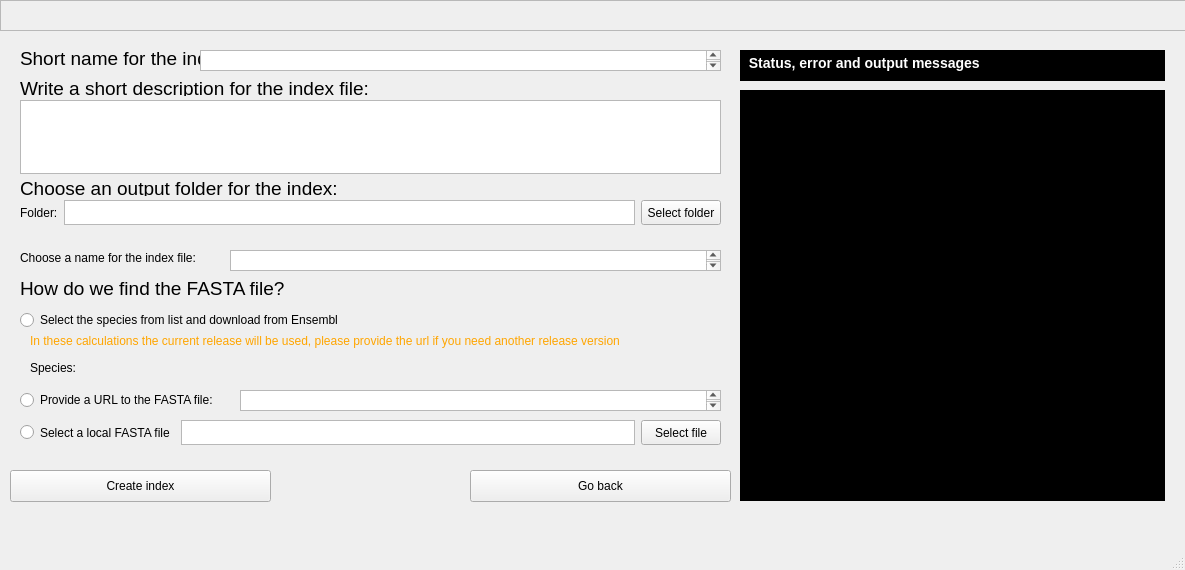
<?xml version="1.0" encoding="UTF-8"?>
<ui version="4.0">
 <class>indexCalculation</class>
 <widget class="QMainWindow" name="indexCalculation">
  <property name="geometry">
   <rect>
    <x>0</x>
    <y>0</y>
    <width>1185</width>
    <height>570</height>
   </rect>
  </property>
  <property name="minimumSize">
   <size>
    <width>1185</width>
    <height>570</height>
   </size>
  </property>
  <property name="maximumSize">
   <size>
    <width>1185</width>
    <height>570</height>
   </size>
  </property>
  <property name="windowTitle">
   <string>MainWindow</string>
  </property>
  <widget class="QWidget" name="centralwidget">
   <widget class="QLabel" name="label_8">
    <property name="geometry">
     <rect>
      <x>20</x>
      <y>180</y>
      <width>331</width>
      <height>16</height>
     </rect>
    </property>
    <property name="font">
     <font>
      <pointsize>14</pointsize>
     </font>
    </property>
    <property name="text">
     <string>Choose an output folder for the index:</string>
    </property>
   </widget>
   <widget class="QLabel" name="label_3">
    <property name="geometry">
     <rect>
      <x>30</x>
      <y>360</y>
      <width>59</width>
      <height>16</height>
     </rect>
    </property>
    <property name="text">
     <string>Species:</string>
    </property>
   </widget>
   <widget class="QLabel" name="warning">
    <property name="geometry">
     <rect>
      <x>30</x>
      <y>330</y>
      <width>751</width>
      <height>21</height>
     </rect>
    </property>
    <property name="styleSheet">
     <string notr="true">color: orange;</string>
    </property>
    <property name="text">
     <string>In these calculations the current release will be used, please provide the url if you need another release version</string>
    </property>
   </widget>
   <widget class="QRadioButton" name="urlChoice">
    <property name="geometry">
     <rect>
      <x>20</x>
      <y>390</y>
      <width>211</width>
      <height>20</height>
     </rect>
    </property>
    <property name="text">
     <string>Provide a URL to the FASTA file:</string>
    </property>
    <attribute name="buttonGroup">
     <string notr="true">indexSelectionButtonGroup</string>
    </attribute>
   </widget>
   <widget class="QLabel" name="label_10">
    <property name="geometry">
     <rect>
      <x>20</x>
      <y>250</y>
      <width>271</width>
      <height>16</height>
     </rect>
    </property>
    <property name="text">
     <string>Choose a name for the index file:</string>
    </property>
   </widget>
   <widget class="QWidget" name="layoutWidget">
    <property name="geometry">
     <rect>
      <x>20</x>
      <y>200</y>
      <width>701</width>
      <height>37</height>
     </rect>
    </property>
    <layout class="QHBoxLayout" name="horizontalLayout_3">
     <property name="sizeConstraint">
      <enum>QLayout::SetMaximumSize</enum>
     </property>
     <item>
      <widget class="QLabel" name="label_9">
       <property name="maximumSize">
        <size>
         <width>16777215</width>
         <height>25</height>
        </size>
       </property>
       <property name="text">
        <string>Folder:</string>
       </property>
      </widget>
     </item>
     <item>
      <widget class="QTextEdit" name="indexFolderField">
       <property name="maximumSize">
        <size>
         <width>750</width>
         <height>25</height>
        </size>
       </property>
      </widget>
     </item>
     <item>
      <widget class="QPushButton" name="indexFolderButton">
       <property name="maximumSize">
        <size>
         <width>300</width>
         <height>25</height>
        </size>
       </property>
       <property name="text">
        <string>Select folder</string>
       </property>
      </widget>
     </item>
    </layout>
   </widget>
   <widget class="QWidget" name="gridLayoutWidget">
    <property name="geometry">
     <rect>
      <x>90</x>
      <y>360</y>
      <width>160</width>
      <height>21</height>
     </rect>
    </property>
    <layout class="QGridLayout" name="speciesGrid"/>
   </widget>
   <widget class="QTextEdit" name="urlDirectory">
    <property name="geometry">
     <rect>
      <x>240</x>
      <y>390</y>
      <width>481</width>
      <height>21</height>
     </rect>
    </property>
   </widget>
   <widget class="QRadioButton" name="speciesChoice">
    <property name="geometry">
     <rect>
      <x>20</x>
      <y>310</y>
      <width>701</width>
      <height>20</height>
     </rect>
    </property>
    <property name="minimumSize">
     <size>
      <width>701</width>
      <height>20</height>
     </size>
    </property>
    <property name="maximumSize">
     <size>
      <width>701</width>
      <height>20</height>
     </size>
    </property>
    <property name="text">
     <string>Select the species from list and download from Ensembl</string>
    </property>
    <attribute name="buttonGroup">
     <string notr="true">indexSelectionButtonGroup</string>
    </attribute>
   </widget>
   <widget class="QLabel" name="label_2">
    <property name="geometry">
     <rect>
      <x>20</x>
      <y>280</y>
      <width>361</width>
      <height>16</height>
     </rect>
    </property>
    <property name="font">
     <font>
      <pointsize>14</pointsize>
     </font>
    </property>
    <property name="text">
     <string>How do we find the FASTA file?</string>
    </property>
   </widget>
   <widget class="QWidget" name="layoutWidget_2">
    <property name="geometry">
     <rect>
      <x>20</x>
      <y>420</y>
      <width>701</width>
      <height>41</height>
     </rect>
    </property>
    <layout class="QHBoxLayout" name="horizontalLayout">
     <property name="sizeConstraint">
      <enum>QLayout::SetMaximumSize</enum>
     </property>
     <item>
      <widget class="QRadioButton" name="fileChoice">
       <property name="maximumSize">
        <size>
         <width>16777215</width>
         <height>25</height>
        </size>
       </property>
       <property name="text">
        <string>Select a local FASTA file</string>
       </property>
       <attribute name="buttonGroup">
        <string notr="true">indexSelectionButtonGroup</string>
       </attribute>
      </widget>
     </item>
     <item>
      <widget class="QTextEdit" name="fastaFile">
       <property name="maximumSize">
        <size>
         <width>750</width>
         <height>25</height>
        </size>
       </property>
      </widget>
     </item>
     <item>
      <widget class="QPushButton" name="fastaFileSelect">
       <property name="maximumSize">
        <size>
         <width>16777215</width>
         <height>25</height>
        </size>
       </property>
       <property name="text">
        <string>Select file</string>
       </property>
      </widget>
     </item>
    </layout>
   </widget>
   <widget class="QTextEdit" name="indexFileName">
    <property name="geometry">
     <rect>
      <x>230</x>
      <y>250</y>
      <width>491</width>
      <height>21</height>
     </rect>
    </property>
   </widget>
   <widget class="QPushButton" name="cancel">
    <property name="geometry">
     <rect>
      <x>470</x>
      <y>470</y>
      <width>261</width>
      <height>32</height>
     </rect>
    </property>
    <property name="text">
     <string>Go back</string>
    </property>
   </widget>
   <widget class="QPushButton" name="calculateIndex">
    <property name="geometry">
     <rect>
      <x>10</x>
      <y>470</y>
      <width>261</width>
      <height>32</height>
     </rect>
    </property>
    <property name="text">
     <string>Create index</string>
    </property>
   </widget>
   <widget class="QTextEdit" name="statusField">
    <property name="enabled">
     <bool>true</bool>
    </property>
    <property name="geometry">
     <rect>
      <x>740</x>
      <y>90</y>
      <width>425</width>
      <height>411</height>
     </rect>
    </property>
    <property name="maximumSize">
     <size>
      <width>425</width>
      <height>425</height>
     </size>
    </property>
    <property name="font">
     <font>
      <pointsize>11</pointsize>
     </font>
    </property>
    <property name="styleSheet">
     <string notr="true">background-color:black;</string>
    </property>
    <property name="verticalScrollBarPolicy">
     <enum>Qt::ScrollBarAsNeeded</enum>
    </property>
    <property name="horizontalScrollBarPolicy">
     <enum>Qt::ScrollBarAsNeeded</enum>
    </property>
   </widget>
   <widget class="QTextEdit" name="textEdit_2">
    <property name="enabled">
     <bool>false</bool>
    </property>
    <property name="geometry">
     <rect>
      <x>740</x>
      <y>50</y>
      <width>425</width>
      <height>31</height>
     </rect>
    </property>
    <property name="maximumSize">
     <size>
      <width>425</width>
      <height>16777215</height>
     </size>
    </property>
    <property name="styleSheet">
     <string notr="true">color: white;
background-color:black;
</string>
    </property>
    <property name="verticalScrollBarPolicy">
     <enum>Qt::ScrollBarAlwaysOff</enum>
    </property>
    <property name="html">
     <string>&lt;!DOCTYPE HTML PUBLIC &quot;-//W3C//DTD HTML 4.0//EN&quot; &quot;http://www.w3.org/TR/REC-html40/strict.dtd&quot;&gt;
&lt;html&gt;&lt;head&gt;&lt;meta name=&quot;qrichtext&quot; content=&quot;1&quot; /&gt;&lt;style type=&quot;text/css&quot;&gt;
p, li { white-space: pre-wrap; }
&lt;/style&gt;&lt;/head&gt;&lt;body style=&quot; font-family:'.SF NS Text'; font-size:13pt; font-weight:400; font-style:normal;&quot;&gt;
&lt;h3 style=&quot; margin-top:14px; margin-bottom:12px; margin-left:0px; margin-right:0px; -qt-block-indent:0; text-indent:0px;&quot;&gt;&lt;span style=&quot; font-size:large; font-weight:600;&quot;&gt; Status, error and output messages &lt;/span&gt;&lt;/h3&gt;
&lt;p style=&quot;-qt-paragraph-type:empty; margin-top:0px; margin-bottom:0px; margin-left:0px; margin-right:0px; -qt-block-indent:0; text-indent:0px;&quot;&gt;&lt;br /&gt;&lt;/p&gt;&lt;/body&gt;&lt;/html&gt;</string>
    </property>
   </widget>
   <widget class="QLabel" name="label">
    <property name="geometry">
     <rect>
      <x>20</x>
      <y>50</y>
      <width>281</width>
      <height>16</height>
     </rect>
    </property>
    <property name="font">
     <font>
      <pointsize>14</pointsize>
     </font>
    </property>
    <property name="text">
     <string>Short name for the index</string>
    </property>
   </widget>
   <widget class="QTextEdit" name="indexName">
    <property name="geometry">
     <rect>
      <x>200</x>
      <y>50</y>
      <width>521</width>
      <height>21</height>
     </rect>
    </property>
   </widget>
   <widget class="QLabel" name="label_5">
    <property name="geometry">
     <rect>
      <x>20</x>
      <y>80</y>
      <width>701</width>
      <height>16</height>
     </rect>
    </property>
    <property name="font">
     <font>
      <pointsize>14</pointsize>
     </font>
    </property>
    <property name="text">
     <string>Write a short description for the index file:</string>
    </property>
   </widget>
   <widget class="QTextEdit" name="indexDescription">
    <property name="geometry">
     <rect>
      <x>20</x>
      <y>100</y>
      <width>701</width>
      <height>74</height>
     </rect>
    </property>
   </widget>
   <widget class="QScrollArea" name="header_bar_scroll">
    <property name="geometry">
     <rect>
      <x>0</x>
      <y>0</y>
      <width>1191</width>
      <height>31</height>
     </rect>
    </property>
    <property name="widgetResizable">
     <bool>true</bool>
    </property>
    <widget class="QWidget" name="scrollAreaWidgetContents">
     <property name="geometry">
      <rect>
       <x>0</x>
       <y>0</y>
       <width>1189</width>
       <height>29</height>
      </rect>
     </property>
    </widget>
   </widget>
  </widget>
  <widget class="QMenuBar" name="menubar">
   <property name="geometry">
    <rect>
     <x>0</x>
     <y>0</y>
     <width>1185</width>
     <height>22</height>
    </rect>
   </property>
  </widget>
  <widget class="QStatusBar" name="statusbar"/>
 </widget>
 <resources/>
 <connections/>
 <buttongroups>
  <buttongroup name="indexSelectionButtonGroup"/>
 </buttongroups>
</ui>
